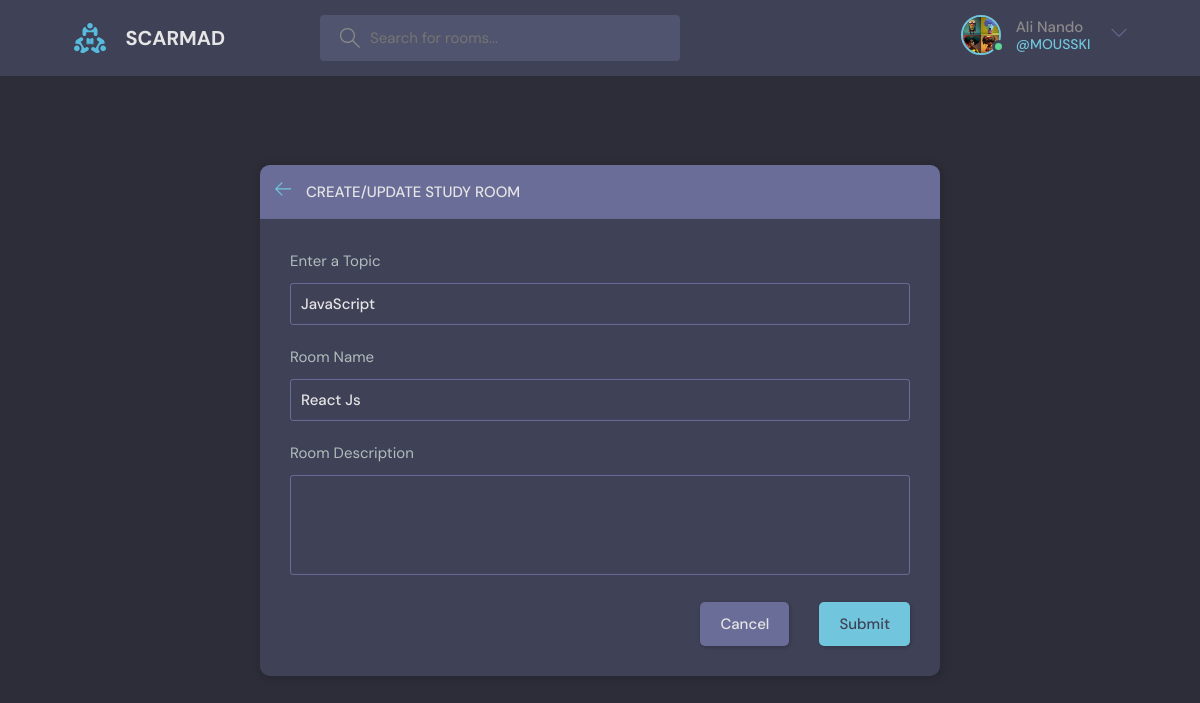
Page /update-room/2 (signed in) on the committed database.
### base/models.py (models this page shows, shortened)
class User(AbstractUser): # AbstractUser = permet de personaliser le modèle d'utilisateur de base fourni par django
    name = models.CharField(max_length=200, null=True)
    email = models.EmailField(unique=True, null=True)
    bio = models.TextField(null=True)
    avatar = models.ImageField(null=True, default="avatar.svg")
    USERNAME_FIELD = 'email' # indique a Django que l'attribut 'email' doit être utilisé comme nom d'utilisateur a la place du champ "username
    REQUIRED_FIELDS = [] # champ supplémentaire

class Room(models.Model):
    host = models.ForeignKey(User, models.SET_NULL, null=True, blank=True)
    topic = models.ForeignKey(Topic, models.SET_NULL, null=True, blank=True)
    name = models.CharField(max_length=200)
    description = models.TextField(null=True, blank=True)
    participants = models.ManyToManyField(
        User, related_name='participants', blank=True)
    updated = models.DateTimeField(auto_now=True)
    created = models.DateTimeField(auto_now_add=True)
    class Meta:  # utilisée pour fournir des options suplémentaires au modèle django
        ordering = ['-updated', '-created']

class Topic(models.Model):
    name = models.CharField(max_length=100)

### base/views.py (the view, shortened to what this page needs)
# urls.py: path('update-room/<str:pk>', views.updateRoom, name='update-room'),
@login_required(login_url='/login')
def updateRoom(request, pk):
    room = Room.objects.get(id=pk)
    form = RoomForm(instance=room) #instance=room = les champs du formulaire sera pré-remplis avec les valeurs de l'instances de modèles 'room'
    topics = Topic.objects.all()
    if request.user != room.host: # si l'user connecté est différent de l'user dans .objects.get() alors
        return HttpResponse("You are not allowed here!!")
    context = {'form': form, 'topics': topics, 'room': room}
    return render(request, 'base/room_form.html', context)

### base/forms.py
class RoomForm(ModelForm): # permet de créer une class de formulaire a partir d'un modèle django
    class Meta:
        model = Room # le nom de la class dans models a spécifié
        fields = '__all__' # les field a recuperer
        exclude = ['host', 'participants'] # les champs du modèles qui ne sont pas inclus dans le formulaire (ignorer et ne seront pas sauvegarder dans la BD)

### base/templates/base/room_form.html (shortened to what this page needs)
{% extends 'main.html' %} {% block content %}
<main class="create-room layout">
    <div class="container">
      <div class="layout__box">
        <div class="layout__boxHeader">
          <div class="layout__boxTitle">
            <a href="{% url 'home' %}">
              <svg version="1.1" xmlns="http://www.w3.org/2000/svg" width="32" height="32" viewBox="0 0 32 32">
                <title>arrow-left</title>
                <path
                  d="M13.723 2.286l-13.723 13.714 13.719 13.714 1.616-1.611-10.96-10.96h27.625v-2.286h-27.625l10.965-10.965-1.616-1.607z">
                </path>
              </svg>
            </a>
            <h3>Create/Update Study Room</h3>
          </div>
        </div>
        <div class="layout__body">
          <form class="form" method="POST" action="">
            <div class="form__group">
              <label for="room_topic">Enter a Topic</label>
              <input required type="text" value="{{room.topic.name}}" name="topic" id="room_topic" list="topic-list" />
            </div>
            <div class="form__group">
                <label for="room_name">Room Name</label>
                {{form.name}}
              </div>
            <div class="form__group">
              <label for="room_description">Room Description</label>
              {{form.description}}
            </div>
            <div class="form__action">
              <a class="btn btn--dark" href="{{request.META.HTTP_REFERER}}">Cancel</a>
              <button class="btn btn--main" type="submit">Submit</button>
            </div>
          </form>
        </div>
      </div>
    </div>
  </main>
{% endblock %}

### templates/navbar.html (shortened to what this page needs)
{% load static %}
<header class="header header--loggedIn">
    <div class="container">
      <a href="/" class="header__logo">
        <img src="{% static 'images/logo.svg' %}" />
        <h1>SCARMAD</h1>
      </a>
      <form class="header__search" method="GET" action="{% url 'home' %}">
        <label>
          <input name="q" placeholder="Search for rooms..." />
        </label>
      </form>
      <nav class="header__menu">
        {% if request.user.is_authenticated %}
        <div class="header__user">
          <a href="{% url 'user-profile' request.user.id %}">
            <div class="avatar avatar--medium active">
              <img src="{{request.user.avatar.url}}" />
            </div>
            <p>{{request.user.name}} <span>@{{request.user.username}}</span></p>
          </a>
          <button class="dropdown-button">
            <svg version="1.1" xmlns="http://www.w3.org/2000/svg" width="32" height="32" viewBox="0 0 32 32">
              <title>chevron-down</title>
              <path d="M16 21l-13-13h-3l16 16 16-16h-3l-13 13z"></path>
            </svg>
          </button>
        </div>
        {% else %}
        <a href="{% url 'login' %}">
          <img src="{% static 'images/avatar.svg' %}" />
          <p>Login</p>
        </a>
        {% endif %}
      </nav>
    </div>
    </header>

### rows in the picture
User: user.avatar (picture), user.name "Ali Nando", user.username "MOUSSKI"
Room: topic "JavaScript", name "React Js"
